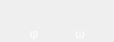
<?xml version="1.0" encoding="UTF-8"?>
<ui version="4.0">
 <class>StatusRegisterPanel</class>
 <widget class="QWidget" name="StatusRegisterPanel">
  <property name="geometry">
   <rect>
    <x>0</x>
    <y>0</y>
    <width>114</width>
    <height>39</height>
   </rect>
  </property>
  <property name="windowTitle">
   <string>StatusRegisterPanel</string>
  </property>
  <layout class="QGridLayout" name="gridLayout">
   <property name="leftMargin">
    <number>0</number>
   </property>
   <property name="topMargin">
    <number>0</number>
   </property>
   <property name="rightMargin">
    <number>0</number>
   </property>
   <property name="bottomMargin">
    <number>0</number>
   </property>
   <property name="spacing">
    <number>0</number>
   </property>
   <item row="0" column="0">
    <widget class="QLabel" name="phiLamp">
     <property name="minimumSize">
      <size>
       <width>24</width>
       <height>24</height>
      </size>
     </property>
     <property name="maximumSize">
      <size>
       <width>24</width>
       <height>24</height>
      </size>
     </property>
     <property name="frameShape">
      <enum>QFrame::NoFrame</enum>
     </property>
     <property name="frameShadow">
      <enum>QFrame::Raised</enum>
     </property>
     <property name="text">
      <string/>
     </property>
     <property name="pixmap">
      <pixmap>:/images/lamp_off.png</pixmap>
     </property>
     <property name="scaledContents">
      <bool>false</bool>
     </property>
    </widget>
   </item>
   <item row="0" column="1">
    <widget class="QLabel" name="omegaLamp">
     <property name="minimumSize">
      <size>
       <width>24</width>
       <height>24</height>
      </size>
     </property>
     <property name="maximumSize">
      <size>
       <width>24</width>
       <height>24</height>
      </size>
     </property>
     <property name="frameShape">
      <enum>QFrame::NoFrame</enum>
     </property>
     <property name="frameShadow">
      <enum>QFrame::Raised</enum>
     </property>
     <property name="text">
      <string/>
     </property>
     <property name="pixmap">
      <pixmap>:/images/lamp_off.png</pixmap>
     </property>
     <property name="scaledContents">
      <bool>false</bool>
     </property>
    </widget>
   </item>
   <item row="1" column="0">
    <widget class="QLabel" name="label_39">
     <property name="palette">
      <palette>
       <active>
        <colorrole role="WindowText">
         <brush brushstyle="SolidPattern">
          <color alpha="255">
           <red>255</red>
           <green>255</green>
           <blue>255</blue>
          </color>
         </brush>
        </colorrole>
        <colorrole role="Text">
         <brush brushstyle="SolidPattern">
          <color alpha="255">
           <red>255</red>
           <green>255</green>
           <blue>255</blue>
          </color>
         </brush>
        </colorrole>
        <colorrole role="ButtonText">
         <brush brushstyle="SolidPattern">
          <color alpha="255">
           <red>255</red>
           <green>255</green>
           <blue>255</blue>
          </color>
         </brush>
        </colorrole>
       </active>
       <inactive>
        <colorrole role="WindowText">
         <brush brushstyle="SolidPattern">
          <color alpha="255">
           <red>255</red>
           <green>255</green>
           <blue>255</blue>
          </color>
         </brush>
        </colorrole>
        <colorrole role="Text">
         <brush brushstyle="SolidPattern">
          <color alpha="255">
           <red>255</red>
           <green>255</green>
           <blue>255</blue>
          </color>
         </brush>
        </colorrole>
        <colorrole role="ButtonText">
         <brush brushstyle="SolidPattern">
          <color alpha="255">
           <red>255</red>
           <green>255</green>
           <blue>255</blue>
          </color>
         </brush>
        </colorrole>
       </inactive>
       <disabled>
        <colorrole role="WindowText">
         <brush brushstyle="SolidPattern">
          <color alpha="255">
           <red>106</red>
           <green>104</green>
           <blue>100</blue>
          </color>
         </brush>
        </colorrole>
        <colorrole role="Text">
         <brush brushstyle="SolidPattern">
          <color alpha="255">
           <red>106</red>
           <green>104</green>
           <blue>100</blue>
          </color>
         </brush>
        </colorrole>
        <colorrole role="ButtonText">
         <brush brushstyle="SolidPattern">
          <color alpha="255">
           <red>106</red>
           <green>104</green>
           <blue>100</blue>
          </color>
         </brush>
        </colorrole>
       </disabled>
      </palette>
     </property>
     <property name="font">
      <font>
       <family>Serif</family>
       <pointsize>10</pointsize>
       <weight>50</weight>
       <bold>false</bold>
      </font>
     </property>
     <property name="text">
      <string>φ</string>
     </property>
     <property name="alignment">
      <set>Qt::AlignCenter</set>
     </property>
    </widget>
   </item>
   <item row="1" column="1">
    <widget class="QLabel" name="label_40">
     <property name="palette">
      <palette>
       <active>
        <colorrole role="WindowText">
         <brush brushstyle="SolidPattern">
          <color alpha="255">
           <red>255</red>
           <green>255</green>
           <blue>255</blue>
          </color>
         </brush>
        </colorrole>
        <colorrole role="Text">
         <brush brushstyle="SolidPattern">
          <color alpha="255">
           <red>255</red>
           <green>255</green>
           <blue>255</blue>
          </color>
         </brush>
        </colorrole>
        <colorrole role="ButtonText">
         <brush brushstyle="SolidPattern">
          <color alpha="255">
           <red>255</red>
           <green>255</green>
           <blue>255</blue>
          </color>
         </brush>
        </colorrole>
       </active>
       <inactive>
        <colorrole role="WindowText">
         <brush brushstyle="SolidPattern">
          <color alpha="255">
           <red>255</red>
           <green>255</green>
           <blue>255</blue>
          </color>
         </brush>
        </colorrole>
        <colorrole role="Text">
         <brush brushstyle="SolidPattern">
          <color alpha="255">
           <red>255</red>
           <green>255</green>
           <blue>255</blue>
          </color>
         </brush>
        </colorrole>
        <colorrole role="ButtonText">
         <brush brushstyle="SolidPattern">
          <color alpha="255">
           <red>255</red>
           <green>255</green>
           <blue>255</blue>
          </color>
         </brush>
        </colorrole>
       </inactive>
       <disabled>
        <colorrole role="WindowText">
         <brush brushstyle="SolidPattern">
          <color alpha="255">
           <red>106</red>
           <green>104</green>
           <blue>100</blue>
          </color>
         </brush>
        </colorrole>
        <colorrole role="Text">
         <brush brushstyle="SolidPattern">
          <color alpha="255">
           <red>106</red>
           <green>104</green>
           <blue>100</blue>
          </color>
         </brush>
        </colorrole>
        <colorrole role="ButtonText">
         <brush brushstyle="SolidPattern">
          <color alpha="255">
           <red>106</red>
           <green>104</green>
           <blue>100</blue>
          </color>
         </brush>
        </colorrole>
       </disabled>
      </palette>
     </property>
     <property name="font">
      <font>
       <family>Serif</family>
       <pointsize>10</pointsize>
       <weight>50</weight>
       <bold>false</bold>
      </font>
     </property>
     <property name="text">
      <string>ω</string>
     </property>
     <property name="alignment">
      <set>Qt::AlignCenter</set>
     </property>
    </widget>
   </item>
  </layout>
 </widget>
 <resources/>
 <connections/>
</ui>
